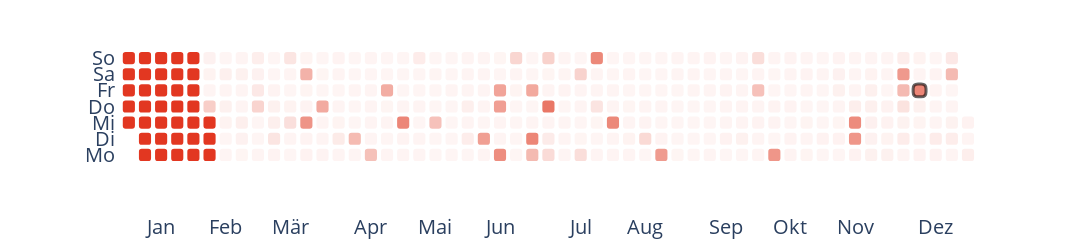

Notebook cell for this chart:
### Code cell
Reds = [[0.0,'rgb(226, 55, 33)' ],[0.8,'rgb(233, 116, 99)'],[1.0, 'rgb(254, 245, 244)']]
fig_heatmap = plot_calendar_heatmap(DH.calculate_error_statistics(), 
                                    date_col='date', 
                                    value_col='mean_correlation', 
                                    formatting_colorscale=Reds, 
                                    formatting_locale='de', 
                                    formatting_scale=30,
                                    grid_width=4,
                                    formatting_value_formatter= lambda value: f"⚡ {round(value*100)} %",
                                    highlight_date=date.today()-pd.Timedelta(days=20))
fig_heatmap.show()
